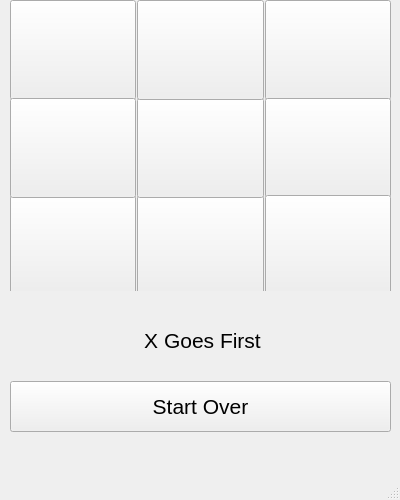
<?xml version="1.0" encoding="UTF-8"?>
<ui version="4.0">
 <class>MainWindow</class>
 <widget class="QMainWindow" name="MainWindow">
  <property name="geometry">
   <rect>
    <x>0</x>
    <y>0</y>
    <width>400</width>
    <height>500</height>
   </rect>
  </property>
  <property name="windowTitle">
   <string>MainWindow</string>
  </property>
  <widget class="QWidget" name="centralwidget">
   <widget class="QWidget" name="gridLayoutWidget">
    <property name="geometry">
     <rect>
      <x>10</x>
      <y>0</y>
      <width>381</width>
      <height>291</height>
     </rect>
    </property>
    <layout class="QGridLayout" name="gridLayout">
     <property name="spacing">
      <number>1</number>
     </property>
     <item row="2" column="0">
      <widget class="QPushButton" name="pushButton_3">
       <property name="sizePolicy">
        <sizepolicy hsizetype="Minimum" vsizetype="Fixed">
         <horstretch>100</horstretch>
         <verstretch>100</verstretch>
        </sizepolicy>
       </property>
       <property name="minimumSize">
        <size>
         <width>100</width>
         <height>100</height>
        </size>
       </property>
       <property name="font">
        <font>
         <pointsize>48</pointsize>
        </font>
       </property>
       <property name="text">
        <string/>
       </property>
      </widget>
     </item>
     <item row="0" column="0">
      <widget class="QPushButton" name="pushButton_1">
       <property name="sizePolicy">
        <sizepolicy hsizetype="Minimum" vsizetype="Fixed">
         <horstretch>100</horstretch>
         <verstretch>100</verstretch>
        </sizepolicy>
       </property>
       <property name="minimumSize">
        <size>
         <width>100</width>
         <height>100</height>
        </size>
       </property>
       <property name="font">
        <font>
         <pointsize>48</pointsize>
        </font>
       </property>
       <property name="text">
        <string/>
       </property>
      </widget>
     </item>
     <item row="2" column="1">
      <widget class="QPushButton" name="pushButton_6">
       <property name="sizePolicy">
        <sizepolicy hsizetype="Minimum" vsizetype="Fixed">
         <horstretch>100</horstretch>
         <verstretch>100</verstretch>
        </sizepolicy>
       </property>
       <property name="minimumSize">
        <size>
         <width>100</width>
         <height>100</height>
        </size>
       </property>
       <property name="font">
        <font>
         <pointsize>48</pointsize>
        </font>
       </property>
       <property name="text">
        <string/>
       </property>
      </widget>
     </item>
     <item row="1" column="0">
      <widget class="QPushButton" name="pushButton_2">
       <property name="sizePolicy">
        <sizepolicy hsizetype="Minimum" vsizetype="Fixed">
         <horstretch>100</horstretch>
         <verstretch>100</verstretch>
        </sizepolicy>
       </property>
       <property name="minimumSize">
        <size>
         <width>100</width>
         <height>100</height>
        </size>
       </property>
       <property name="font">
        <font>
         <pointsize>48</pointsize>
        </font>
       </property>
       <property name="text">
        <string/>
       </property>
      </widget>
     </item>
     <item row="1" column="1">
      <widget class="QPushButton" name="pushButton_5">
       <property name="sizePolicy">
        <sizepolicy hsizetype="Minimum" vsizetype="Fixed">
         <horstretch>100</horstretch>
         <verstretch>100</verstretch>
        </sizepolicy>
       </property>
       <property name="minimumSize">
        <size>
         <width>100</width>
         <height>100</height>
        </size>
       </property>
       <property name="font">
        <font>
         <pointsize>48</pointsize>
        </font>
       </property>
       <property name="text">
        <string/>
       </property>
      </widget>
     </item>
     <item row="0" column="1">
      <widget class="QPushButton" name="pushButton_4">
       <property name="sizePolicy">
        <sizepolicy hsizetype="Minimum" vsizetype="Fixed">
         <horstretch>100</horstretch>
         <verstretch>100</verstretch>
        </sizepolicy>
       </property>
       <property name="minimumSize">
        <size>
         <width>100</width>
         <height>100</height>
        </size>
       </property>
       <property name="font">
        <font>
         <pointsize>48</pointsize>
        </font>
       </property>
       <property name="text">
        <string/>
       </property>
      </widget>
     </item>
     <item row="0" column="2">
      <widget class="QPushButton" name="pushButton_7">
       <property name="sizePolicy">
        <sizepolicy hsizetype="Minimum" vsizetype="Fixed">
         <horstretch>100</horstretch>
         <verstretch>100</verstretch>
        </sizepolicy>
       </property>
       <property name="minimumSize">
        <size>
         <width>100</width>
         <height>100</height>
        </size>
       </property>
       <property name="font">
        <font>
         <pointsize>48</pointsize>
        </font>
       </property>
       <property name="text">
        <string/>
       </property>
      </widget>
     </item>
     <item row="1" column="2">
      <widget class="QPushButton" name="pushButton_8">
       <property name="sizePolicy">
        <sizepolicy hsizetype="Minimum" vsizetype="Fixed">
         <horstretch>100</horstretch>
         <verstretch>100</verstretch>
        </sizepolicy>
       </property>
       <property name="minimumSize">
        <size>
         <width>100</width>
         <height>100</height>
        </size>
       </property>
       <property name="font">
        <font>
         <pointsize>48</pointsize>
        </font>
       </property>
       <property name="text">
        <string/>
       </property>
      </widget>
     </item>
     <item row="2" column="2">
      <widget class="QPushButton" name="pushButton_9">
       <property name="sizePolicy">
        <sizepolicy hsizetype="Minimum" vsizetype="Fixed">
         <horstretch>100</horstretch>
         <verstretch>100</verstretch>
        </sizepolicy>
       </property>
       <property name="minimumSize">
        <size>
         <width>100</width>
         <height>100</height>
        </size>
       </property>
       <property name="font">
        <font>
         <pointsize>48</pointsize>
        </font>
       </property>
       <property name="text">
        <string/>
       </property>
      </widget>
     </item>
    </layout>
   </widget>
   <widget class="QPushButton" name="pushButton_10">
    <property name="geometry">
     <rect>
      <x>10</x>
      <y>381</y>
      <width>381</width>
      <height>51</height>
     </rect>
    </property>
    <property name="font">
     <font>
      <pointsize>16</pointsize>
     </font>
    </property>
    <property name="text">
     <string>Start Over</string>
    </property>
   </widget>
   <widget class="QLabel" name="label">
    <property name="geometry">
     <rect>
      <x>17</x>
      <y>315</y>
      <width>371</width>
      <height>51</height>
     </rect>
    </property>
    <property name="font">
     <font>
      <pointsize>16</pointsize>
     </font>
    </property>
    <property name="text">
     <string>X Goes First</string>
    </property>
    <property name="alignment">
     <set>AlignCenter</set>
    </property>
   </widget>
  </widget>
  <widget class="QMenuBar" name="menubar">
   <property name="geometry">
    <rect>
     <x>0</x>
     <y>0</y>
     <width>400</width>
     <height>30</height>
    </rect>
   </property>
  </widget>
  <widget class="QStatusBar" name="statusbar"/>
 </widget>
 <resources/>
 <connections/>
</ui>
